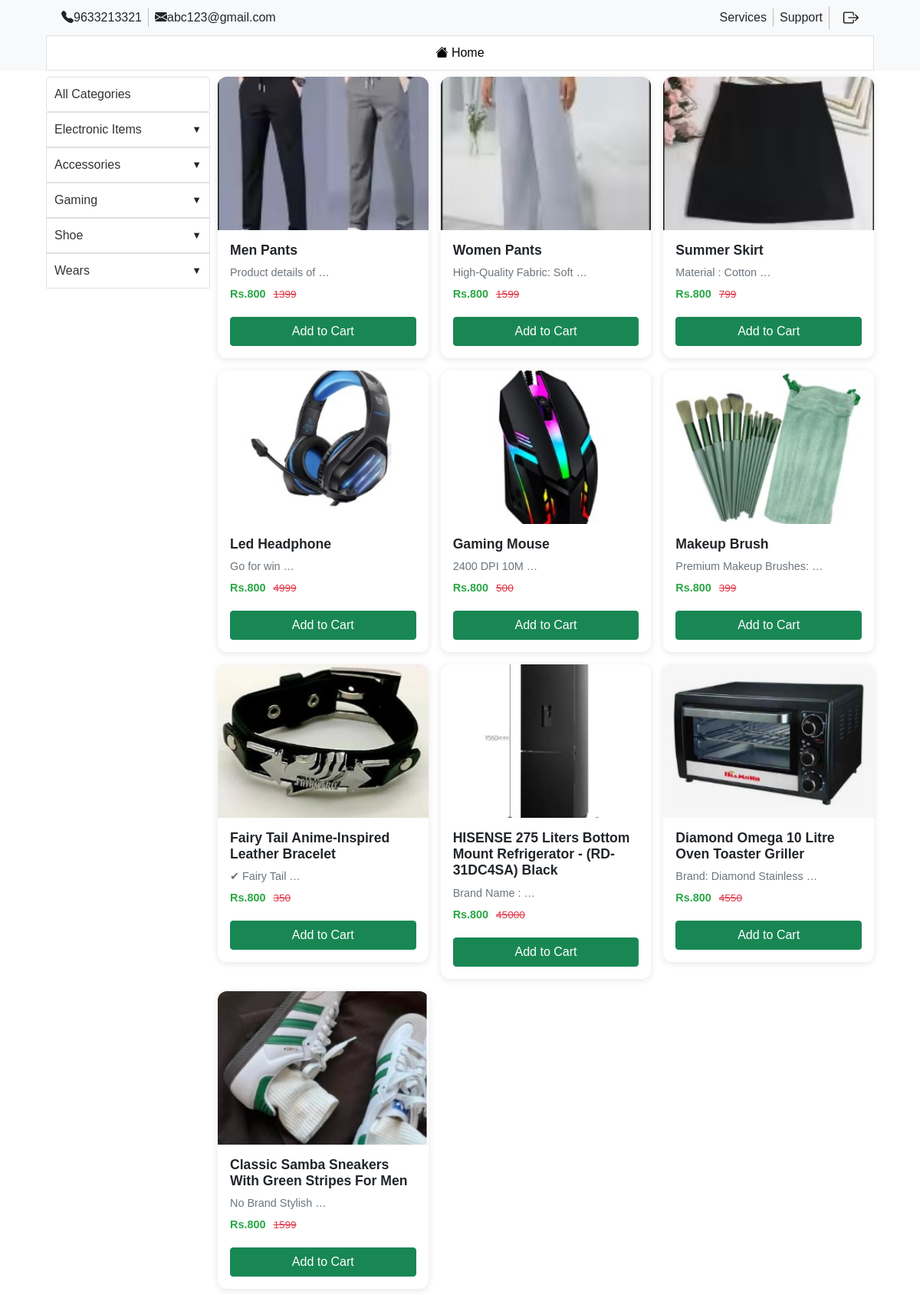
The page /all-products/ on the database its author committed.
### nep_app/models.py (models this page shows, shortened)
class OtherDetailModel(models.Model):
    sm_link = models.CharField(max_length=200, default="", blank=True)
    email = models.CharField(max_length=200, default="", blank=True)
    phone_number = models.CharField(max_length=200, default="", blank=True)
    address = models.CharField(max_length=200, default="", blank=True)

class CategoryModel(models.Model):
    category_icon = models.CharField(max_length=200, default="", blank=True)
    category_name = models.CharField(max_length=200, default="", unique=True)
    category_image = models.ImageField(
        upload_to="category_image/", default="", blank=True
    )

class ProductModel(models.Model):
    product_category = models.ForeignKey(CategoryModel, related_name="productcategory", on_delete=models.CASCADE, default="")
    product_name = models.CharField(max_length=200, default="")
    product_description = models.CharField(max_length=200, default="")
    product_price = models.CharField(max_length=200, default="")
    product_image = models.ImageField(upload_to="productImage/", default="", null=True, blank=True)
    pro_sub_category = models.ForeignKey(Sub_CategoryModel, related_name="productSubCategory", on_delete=models.CASCADE, null=True, blank=True, default="", )
    product_stock = models.IntegerField(default=0)

### nep_app/views.py (the view)
# urls.py: path('all-products/', show_allproducts, name='allproduct'),
def show_allproducts(request, category_id=None):
    if category_id:
        fltr_category = get_object_or_404(CategoryModel, id=category_id)
        products = ProductModel.objects.filter(product_category=fltr_category)
        extra_context = {"fltr_category": fltr_category}
    else:
        products = ProductModel.objects.all()
        extra_context = {}
    context = get_common_context(request, products=products, extra_context=extra_context)
    return render(request, "content/cards.html", context)

### templates/content/cards.html (shortened to what this page needs)
{% extends "base.html" %}
{% load static %}
{% block category %}
<div class="catg">
    <div class="catglist py-2">
        <a href="{% url 'allproduct' %}">
            <div class="border rounded" style="padding: 10px;">
                All Categories
            </div>
        </a>
        {% for category in categories %}
        <details class="category-dropdown border">
            <summary>
                <a href="{% url 'filter_by_category' category.id %}">
                    <span><i class="{{ category.category_icon }}"></i> {{ category.category_name }}</span>
                </a>
            </summary>
        </details>
        {% endfor %}
    </div>
    <section class="product-area py-2">
        {% for product in products %}
        <div class="card-container"onclick="location.href='{% url 'product_itemView_detail' product.id %}'">
            <div class="product-card">
                {% if product.product_image %}
                <img src="{{ product.product_image.url }}" alt="{{ product.product_name }}">
                {% else %}
                <img src="{% static 'images/default_image.png' %}" alt="Default image">
                {% endif %}
                <div class="product-details">
                    <h5>{{ product.product_name }}</h5>
                    <p>{{ product.product_description|truncatewords:3 }}</p>
                    <p>
                        <span class="price">Rs.800</span>
                        <span class="original-price">{{ product.product_price }}</span>
                    </p>
                    <a href="{% url 'add_to_cart' product.id %}" class="btn btn-success btn-add">Add to Cart</a>
                </div>
            </div>
        </div>
        {% empty %}
        <p>No products found for this category.</p>
        {% endfor %}
    </section>
</div>
{% endblock %}

### templates/header/header_top.html (shortened to what this page needs)
<div class="header_top bg-light">
    <div class="container">
        <div class="col-sm-12 col-md-12 col-lg-12 d-flex">
            <div class="col-sm-12 col-md-12 col-lg-12 d-flex flex-wrap py-2 justify-content-between gap-2">
                <div class="det d-flex">
                    <div class="m-auto det1 px-2"> <i class="bi bi-telephone-fill"></i>{{otherdetails.phone_number}}
                    </div>
                    <div class="m-auto det1 px-2"> <i class="bi bi-envelope-fill"></i>{{otherdetails.email}} </div>
                </div>
                <div class=" det d-flex ">
                    <div class="m-auto det1 px-2">Services</div>
                    <div class="m-auto det1 px-2">Support</div>
                    <div class="logout m-auto det1 px-2"> <a href="{% url 'logout' %}"><i
                                class="bi bi-box-arrow-right lgout"></i></a> </div>
                </div>
            </div>
        </div>
    </div>
</div>

### templates/index.html (style rules this page uses)
* { font-family: 'Gill Sans', 'Gill Sans MT', Calibri, 'Trebuchet MS', sans-serif; }
.container { max-width: 90%; }

### templates/header/header_top.html (style rules this page uses)
.header_top { max-width: 100%; background-color: brown; }
.det .det1 { border-left: 1px solid rgb(187, 186, 186); }
.det .det1:first-child { border-left: none; }
.det .det1:last-child { border-right: none; }
.lgout { color: black; padding-left: 10px; font-size: 20px; }

### templates/content/cards.html (style rules this page uses)
.catg { display: grid; grid-template-columns: 1fr 4fr; gap: 10px; }
.catglist { display: flex; flex-direction: column; }
.catglist a { text-decoration: none; color: #333; font-weight: 500; }
.category-dropdown { overflow: hidden; }
.category-dropdown summary { padding: 10px; cursor: pointer; display: flex; justify-content: space-between; align-items: center; }
.category-dropdown summary::after { content: "▼"; font-size: 0.8rem; }
.product-area { display: grid; grid-template-columns: repeat(auto-fill, minmax(250px, 1fr)); gap: 1rem; }
.card-container { cursor: pointer; }
.product-card { background-color: #ffffff; border-radius: 0.75rem; box-shadow: 0 2px 10px rgba(0, 0, 0, 0.1); transition: transform 0.2s ease-in-out; overflow: hidden; }
.product-card img { width: 100%; height: 200px; object-fit: cover; }
.product-details { padding: 1rem; }
.product-details h5 { font-size: 1.1rem; margin-bottom: 0.5rem; font-weight: 600; }
.product-details p { font-size: 0.9rem; margin-bottom: 0.4rem; color: #6c757d; }
.price { color: #28a745; font-weight: bold; }
.original-price { color: #dc3545; text-decoration: line-through; font-size: 0.85rem; margin-left: 6px; }
.btn-add { width: 100%; margin-top: 0.75rem; }

### rows shown on the page
OtherDetailModel: phone_number "9633213321", email "abc123@gmail.com"
CategoryModel: category_name "Electronic Items"
CategoryModel: category_name "Accessories"
CategoryModel: category_name "Gaming"
CategoryModel: category_name "Shoe"
CategoryModel: category_name "Wears"
ProductModel: product_image (picture), product_name "Men Pants", product_description "Product details of …", product_price "1399"
ProductModel: product_image (picture), product_name "Women Pants", product_description "High-Quality Fabric: Soft …", product_price "1599"
ProductModel: product_image (picture), product_name "Summer Skirt", product_description "Material : Cotton …", product_price "799"
ProductModel: product_image (picture), product_name "Led Headphone", product_description "Go for win …", product_price "4999"
ProductModel: product_image (picture), product_name "Gaming Mouse", product_description "2400 DPI 10M …", product_price "500"
ProductModel: product_image (picture), product_name "Makeup Brush", product_description "Premium Makeup Brushes: …", product_price "399"
ProductModel: product_image (picture), product_name "Fairy Tail Anime-Inspired Leather Bracelet", product_description "✔ Fairy Tail …", product_price "350"
ProductModel: product_image (picture), product_name "HISENSE 275 Liters Bottom Mount Refrigerator - (RD-31DC4SA) Black", product_description "Brand Name : …", product_price "45000"
ProductModel: product_image (picture), product_name "Diamond Omega 10 Litre Oven Toaster Griller", product_description "Brand: Diamond Stainless …", product_price "4550"
ProductModel: product_image (picture), product_name "Classic Samba Sneakers With Green Stripes For Men", product_description "No Brand Stylish …", product_price "1599"
